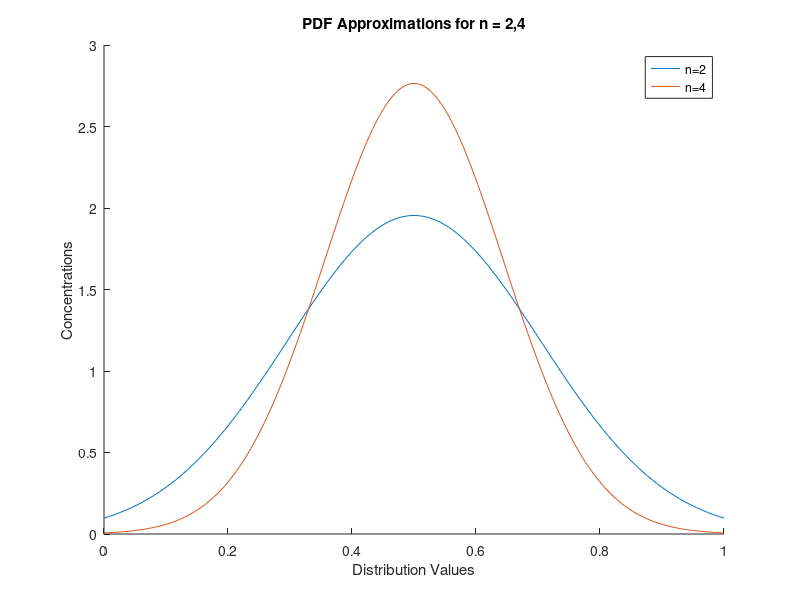
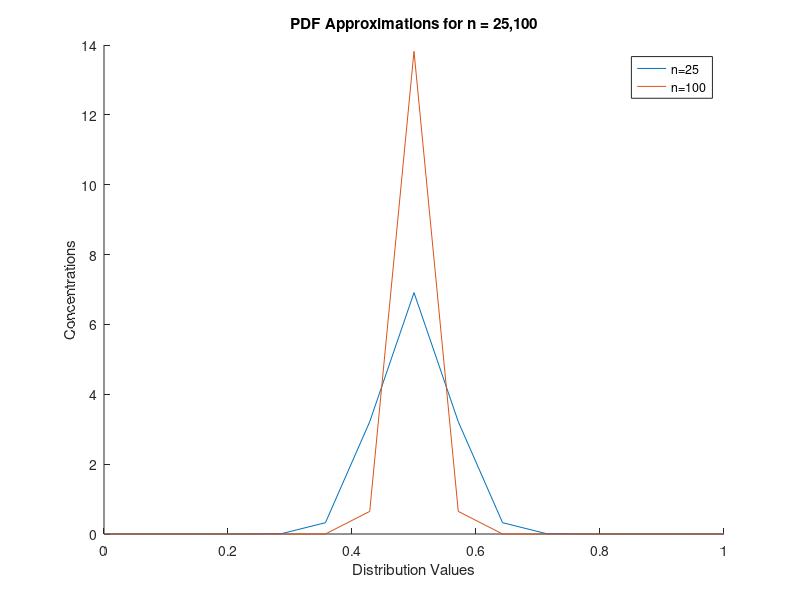
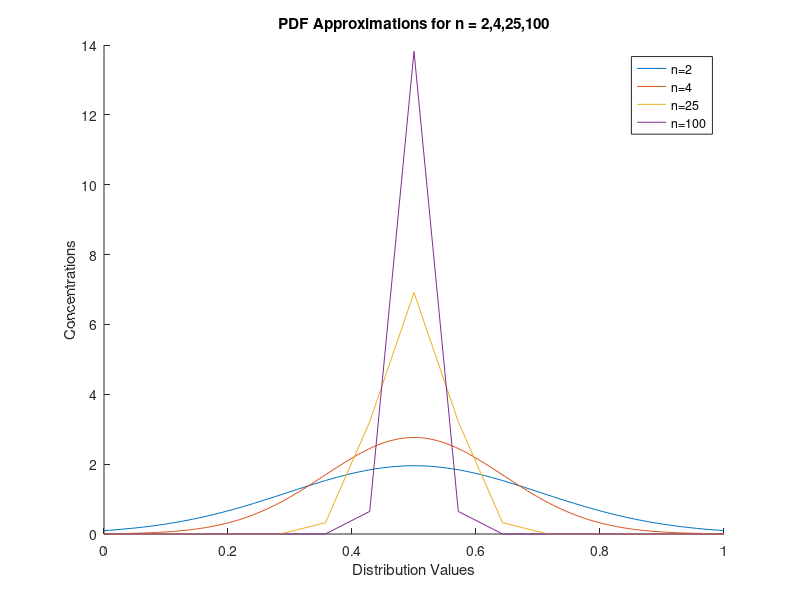

Reproduce these figures in MATLAB, in order.
function [] = part1a()
% function [] = part1a()
clc; close all;

%Normalized Approximations for the PDFS via CLT
M2approx = @(y)(2*sqrt(3/pi)*exp((-(y-0.5).^2)/(1/12)));
M4approx = @(y)(2*sqrt(6/pi)*exp((-(y-0.5).^2)/(1/24)));
M25approx = @(y)(5*sqrt(6/pi)*exp((-(y-0.5).^2)/(1/150)));
M100approx = @(y)(10*sqrt(6/pi)*exp((-(y-0.5).^2)/(1/600)));

figure();
hold on
fplot(M2approx, [0,1]);
fplot(M4approx, [0,1]);
legend('n=2', 'n=4');
xlabel('Distribution Values');
ylabel('Concentrations');
title('PDF Approximations for n = 2,4');

figure();
hold on;
fplot(M25approx, [0,1]);
fplot(M100approx, [0,1]);
xlabel('Distribution Values');
ylabel('Concentrations');
title('PDF Approximations for n = 25,100');
legend('n=25', 'n=100');

figure();
hold on;
fplot(M2approx, [0,1]);
fplot(M4approx, [0,1]);
fplot(M25approx, [0,1]);
fplot(M100approx, [0,1]);
legend('n=2', 'n=4','n=25', 'n=100');
xlabel('Distribution Values');
ylabel('Concentrations');
title('PDF Approximations for n = 2,4,25,100');
end